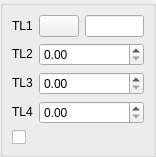
<ui version="4.0" >
 <class>DlgRef_1Sel3Spin1Check_QTD</class>
 <widget class="QWidget" name="DlgRef_1Sel3Spin1Check_QTD" >
  <property name="geometry" >
   <rect>
    <x>0</x>
    <y>0</y>
    <width>156</width>
    <height>120</height>
   </rect>
  </property>
  <property name="windowTitle" >
   <string/>
  </property>
  <layout class="QGridLayout" >
   <property name="leftMargin" >
    <number>0</number>
   </property>
   <property name="topMargin" >
    <number>0</number>
   </property>
   <property name="rightMargin" >
    <number>0</number>
   </property>
   <property name="bottomMargin" >
    <number>0</number>
   </property>
   <property name="horizontalSpacing" >
    <number>6</number>
   </property>
   <property name="verticalSpacing" >
    <number>6</number>
   </property>
   <item row="0" column="0" >
    <widget class="QGroupBox" name="GroupBox1" >
     <property name="title" >
      <string/>
     </property>
     <layout class="QGridLayout" >
      <property name="leftMargin" >
       <number>9</number>
      </property>
      <property name="topMargin" >
       <number>9</number>
      </property>
      <property name="rightMargin" >
       <number>9</number>
      </property>
      <property name="bottomMargin" >
       <number>9</number>
      </property>
      <property name="horizontalSpacing" >
       <number>6</number>
      </property>
      <property name="verticalSpacing" >
       <number>6</number>
      </property>
      <item row="2" column="1" colspan="2" >
       <widget class="SalomeApp_DoubleSpinBox" name="SpinBox_DY" />
      </item>
      <item row="3" column="1" colspan="2" >
       <widget class="SalomeApp_DoubleSpinBox" name="SpinBox_DZ" />
      </item>
      <item row="1" column="1" colspan="2" >
       <widget class="SalomeApp_DoubleSpinBox" name="SpinBox_DX" />
      </item>
      <item row="4" column="0" colspan="2" >
       <widget class="QCheckBox" name="CheckButton1" >
         <property name="text" >
         <string/>
        </property>
       </widget>
      </item>  
      <item row="1" column="0" >
       <widget class="QLabel" name="TextLabel2" >
        <property name="sizePolicy" >
         <sizepolicy vsizetype="Fixed" hsizetype="Fixed" >
          <horstretch>0</horstretch>
          <verstretch>0</verstretch>
         </sizepolicy>
        </property>
        <property name="text" >
         <string>TL2</string>
        </property>
        <property name="wordWrap" >
         <bool>false</bool>
        </property>
       </widget>
      </item>
      <item row="3" column="0" >
       <widget class="QLabel" name="TextLabel4" >
        <property name="sizePolicy" >
         <sizepolicy vsizetype="Fixed" hsizetype="Fixed" >
          <horstretch>0</horstretch>
          <verstretch>0</verstretch>
         </sizepolicy>
        </property>
        <property name="text" >
         <string>TL4</string>
        </property>
        <property name="wordWrap" >
         <bool>false</bool>
        </property>
       </widget>
      </item>
      <item row="2" column="0" >
       <widget class="QLabel" name="TextLabel3" >
        <property name="sizePolicy" >
         <sizepolicy vsizetype="Fixed" hsizetype="Fixed" >
          <horstretch>0</horstretch>
          <verstretch>0</verstretch>
         </sizepolicy>
        </property>
        <property name="text" >
         <string>TL3</string>
        </property>
        <property name="wordWrap" >
         <bool>false</bool>
        </property>
       </widget>
      </item>
      <item row="0" column="2" >
       <widget class="QLineEdit" name="LineEdit1" />
      </item>
      <item row="0" column="0" >
       <widget class="QLabel" name="TextLabel1" >
        <property name="sizePolicy" >
         <sizepolicy vsizetype="Fixed" hsizetype="Fixed" >
          <horstretch>0</horstretch>
          <verstretch>0</verstretch>
         </sizepolicy>
        </property>
        <property name="text" >
         <string>TL1</string>
        </property>
        <property name="wordWrap" >
         <bool>false</bool>
        </property>
       </widget>
      </item>
      <item row="0" column="1" >
       <widget class="QPushButton" name="PushButton1" >
        <property name="sizePolicy" >
         <sizepolicy vsizetype="Fixed" hsizetype="Fixed" >
          <horstretch>0</horstretch>
          <verstretch>0</verstretch>
         </sizepolicy>
        </property>
        <property name="text" >
         <string/>
        </property>
       </widget>
      </item>
     </layout>
    </widget>
   </item>
  </layout>
 </widget>
 <layoutdefault spacing="6" margin="11" />
 <pixmapfunction>qPixmapFromMimeSource</pixmapfunction>
 <customwidgets>
  <customwidget>
   <class>SalomeApp_DoubleSpinBox</class>
   <extends>QDoubleSpinBox</extends>
   <header location="global" >gui/SalomeApp_DoubleSpinBox.h</header>
  </customwidget>
 </customwidgets>
 <tabstops>
  <tabstop>PushButton1</tabstop>
  <tabstop>LineEdit1</tabstop>
  <tabstop>SpinBox_DX</tabstop>
  <tabstop>SpinBox_DY</tabstop>
  <tabstop>SpinBox_DZ</tabstop>
 </tabstops>
 <resources/>
 <connections/>
</ui>
